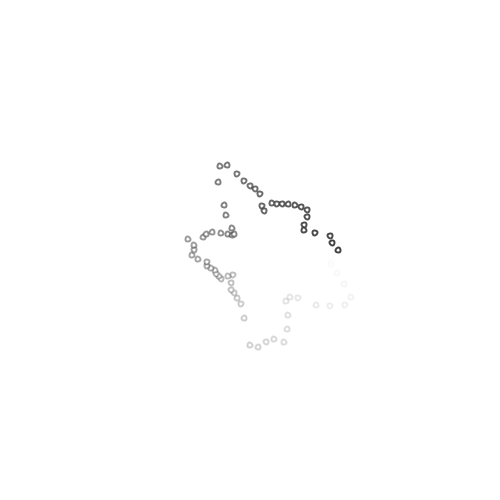
Frame 1 (no input)
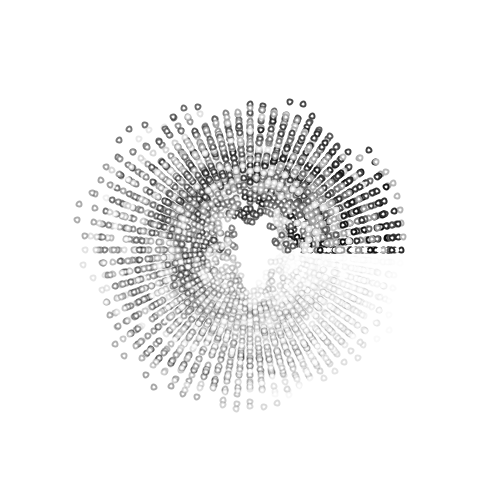
Frame 60 (the mouse pressed at the canvas centre just before this capture)
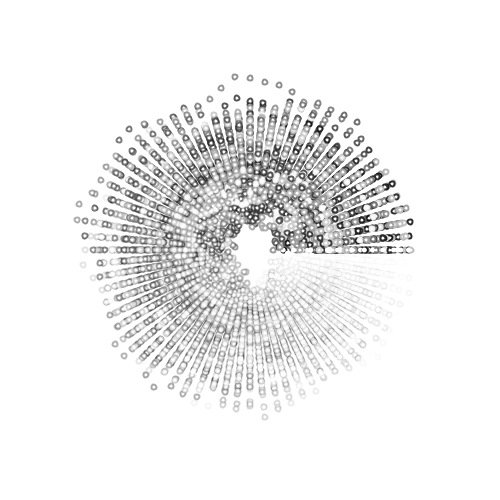
Frame 120 (the mouse held since frame 60 and released just before this capture)

The Processing sketch that drew these frames (run headless with seeded random() and noise(); from frame 60 on, the mouse is pressed at the canvas centre):

// Processing sketch: processing_181939
// ── processing_181939.pde

float radius=100;

float x;
float y;
float radiusNoise;
int greyScale;

void setup(){
  size(500,500);
  smooth();
  background(255);
  strokeWeight(2);
  frameRate(15);
  radiusNoise=random(10);

  
}

void draw(){
  translate(width/2,height/2);
  int greyScale=int(random(255));
  //background(255);//turn this on and off
  for (float ang=0;ang<=360;ang+=5){//change ang increment
    float thisradius=radius+(noise(radiusNoise)*200-100); //change 200 and 100; multiplication is more variation and -100 keeps it contained.
    float rad=radians(ang);
  
  x=thisradius*cos(rad);
  y=thisradius*sin(rad);
  int transparency=int(map(ang,0,360,0,255));
  stroke(greyScale,transparency);
  ellipse(x,y,5,5); 
  radiusNoise=radiusNoise+.1;
  //radius=radius-.005;
  
  }
  
}
